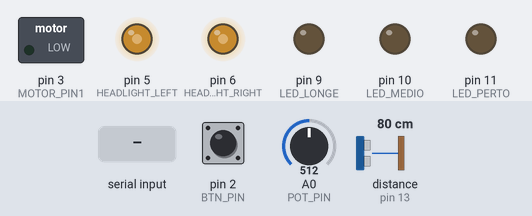
Simulated run of this sketch. Board: Arduino Uno, built with avr-gcc and run on an emulated ATmega328P. Shown: switched loads named in the sketch (green lamp = pin HIGH), output pins drawn as LEDs (lit = HIGH). The inputs (shaded band) are chosen by the test bench; at power-on: A0 (POT_PIN) = 512, pin 2 (BTN_PIN) LOW, distance to the obstacle (sensor on pin 13) 80 cm. What the sketch prints to the serial monitor is not drawn.

Above: at 1.2 s.
1.3 s: A0 (POT_PIN) set to 716
At 2.0 s:
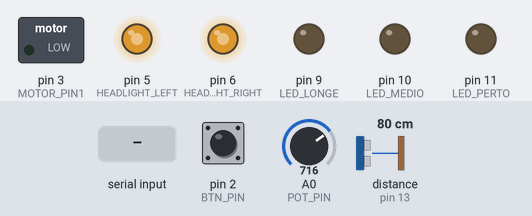
2.8 s: pin 2 (BTN_PIN) pulled HIGH for 0.15 s
At 3.1 s:
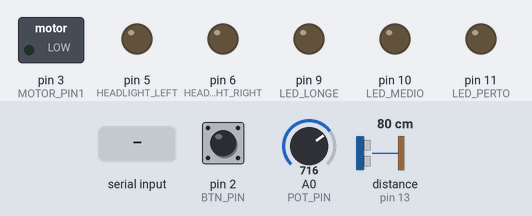
4.4 s: pin 2 (BTN_PIN) pulled HIGH for 1 s
At 5.6 s:
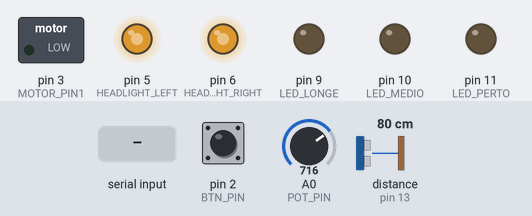
6.9 s: "d90;" received over Serial
9.9 s: "90;" received over Serial
At 10.8 s:
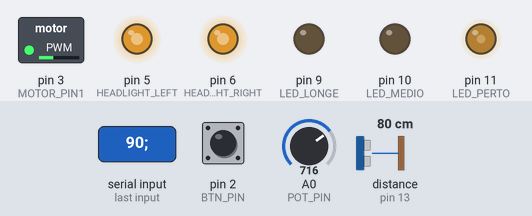
11.4 s: A0 (POT_PIN) set to 900
At 12.0 s:
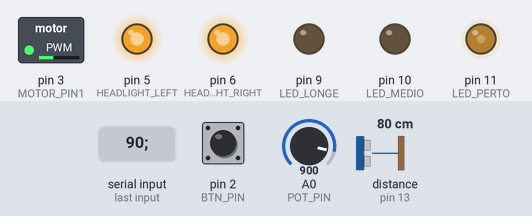
Timing chart, 0 to 13.9 s (numbered marks = the images above; inputs shaded):
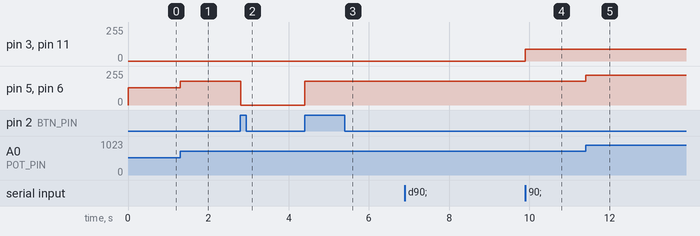

The sketch:

UltrassomFuzzy.ino
```cpp
#include <Ultrasonic.h>
#define BTN_PIN 2
#define POT_PIN 0
#define LED_PERTO 11
#define LED_MEDIO 10
#define LED_LONGE 9
#define MOTOR_PIN1 3
#define MOTOR_PIN2 4
#define HEADLIGHT_LEFT 5
#define HEADLIGHT_RIGHT 6

Ultrasonic ultrasonic(12, 13);

int distance = 0;
int potVal = 0;

String perto, medio, longe, motor;

bool shouldRun = true;

void setup() {
  Serial.begin(115200);

  pinMode(LED_PERTO, OUTPUT);
  pinMode(LED_MEDIO, OUTPUT);
  pinMode(LED_LONGE, OUTPUT);

  pinMode(HEADLIGHT_LEFT, OUTPUT);
  pinMode(HEADLIGHT_RIGHT, OUTPUT);

  pinMode(BTN_PIN, INPUT);
  attachInterrupt(
    digitalPinToInterrupt(BTN_PIN),
    []() { shouldRun = !shouldRun; },
    RISING
  );
}

void loop() {
  if(shouldRun) {
    distance = ultrasonic.read();
    Serial.println(distance, DEC);

    while(Serial.available() > 0) {

      if(Serial.read() == 'd') {
        perto = Serial.readStringUntil(';');
        medio = Serial.readStringUntil(';');
        longe = Serial.readStringUntil(';');
        motor = Serial.readStringUntil(';');

        analogWrite(LED_PERTO, perto.toInt());
        analogWrite(LED_MEDIO, medio.toInt());
        analogWrite(LED_LONGE, longe.toInt());

        analogWrite(MOTOR_PIN1, motor.toInt());
        digitalWrite(MOTOR_PIN2, 0);
      }
    }

    potVal = analogRead(POT_PIN);
    analogWrite(HEADLIGHT_LEFT, potVal/4);
    analogWrite(HEADLIGHT_RIGHT, potVal/4);

  } else {
    analogWrite(LED_PERTO, 0);
    analogWrite(LED_MEDIO, 0);
    analogWrite(LED_LONGE, 0);

    analogWrite(HEADLIGHT_LEFT, 0);
    analogWrite(HEADLIGHT_RIGHT, 0);

    analogWrite(MOTOR_PIN1, 0);
    digitalWrite(MOTOR_PIN2, 0);
  }
}
```

Measured:
- after the input at 1.3 s, pin 5 (HEADLIGHT_LEFT), pin 6 (HEADLIGHT_RIGHT): 128/255 → 179/255 at once
- after the input at 2.8 s, pin 5 (HEADLIGHT_LEFT), pin 6 (HEADLIGHT_RIGHT): 179/255 → 0/255 at once
- after the input at 4.4 s, pin 5 (HEADLIGHT_LEFT), pin 6 (HEADLIGHT_RIGHT): 0/255 → 179/255 at once
- after the input at 6.9 s, every drawn part: stays the same
- after the input at 9.9 s, pin 3 (MOTOR_PIN1): 0/255 → 90/255 at once
- after the input at 11.4 s, pin 5 (HEADLIGHT_LEFT), pin 6 (HEADLIGHT_RIGHT): 179/255 → 225/255 at once
